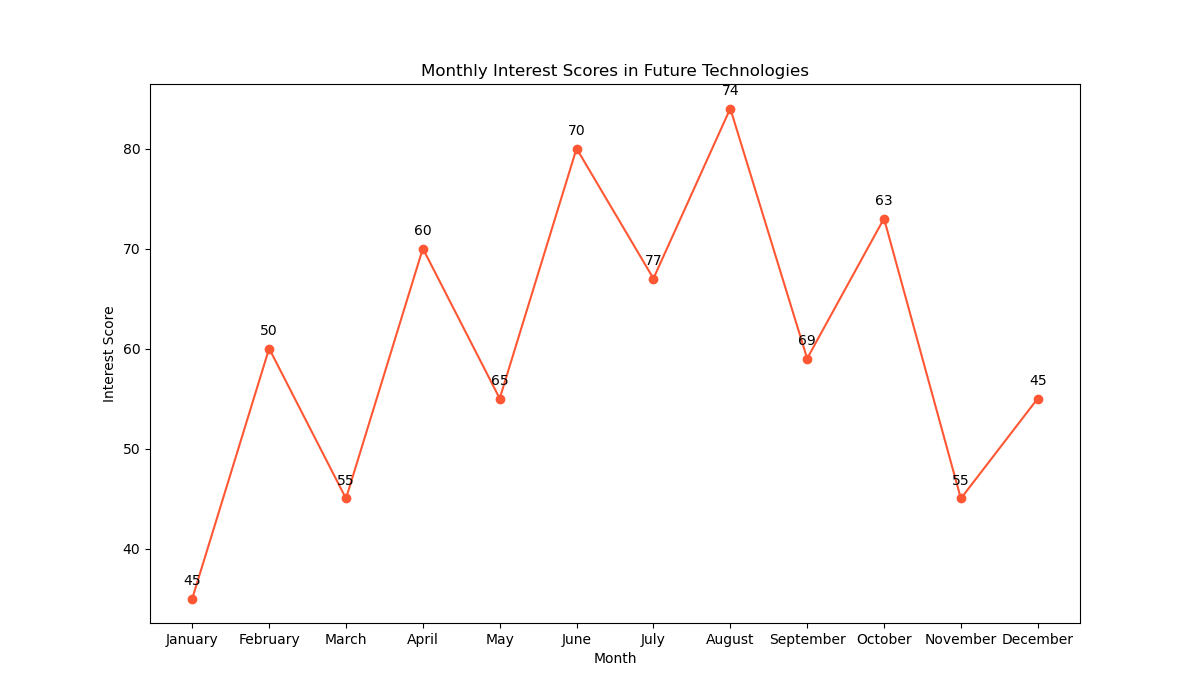

Source code (Python):

import matplotlib.pyplot as plt

# Data
months = ['January', 'February', 'March', 'April', 'May', 'June', 'July', 'August', 'September', 'October', 'November', 'December']
future_tech_interest_score = [45, 50, 55, 60, 65, 70, 75, 74, 69, 63, 55, 48]

# Changes to data to enrich visualization
future_tech_interest_score[6] += 2  # July
future_tech_interest_score[-1] -= 3  # December

# Modify color scheme with color codes, change figure size, change trend by adjusting the scores
plt.figure(figsize=(12, 7))
plt.plot(months, [score - 10 if i % 2 == 0 else score + 10 for i, score in enumerate(future_tech_interest_score)], 
         color='#ff5733', marker='o')  # Adjusted trend with color code

# Adding labels with annotations
for i, (month, score) in enumerate(zip(months, future_tech_interest_score)):
    adjusted_score = score - 10 if i % 2 == 0 else score + 10
    plt.annotate(f'{score}', (month, adjusted_score), textcoords="offset points", xytext=(0,10), ha='center')

# Adding title and labels
plt.title('Monthly Interest Scores in Future Technologies')
plt.xlabel('Month')
plt.ylabel('Interest Score')

# Display chart
plt.show()
